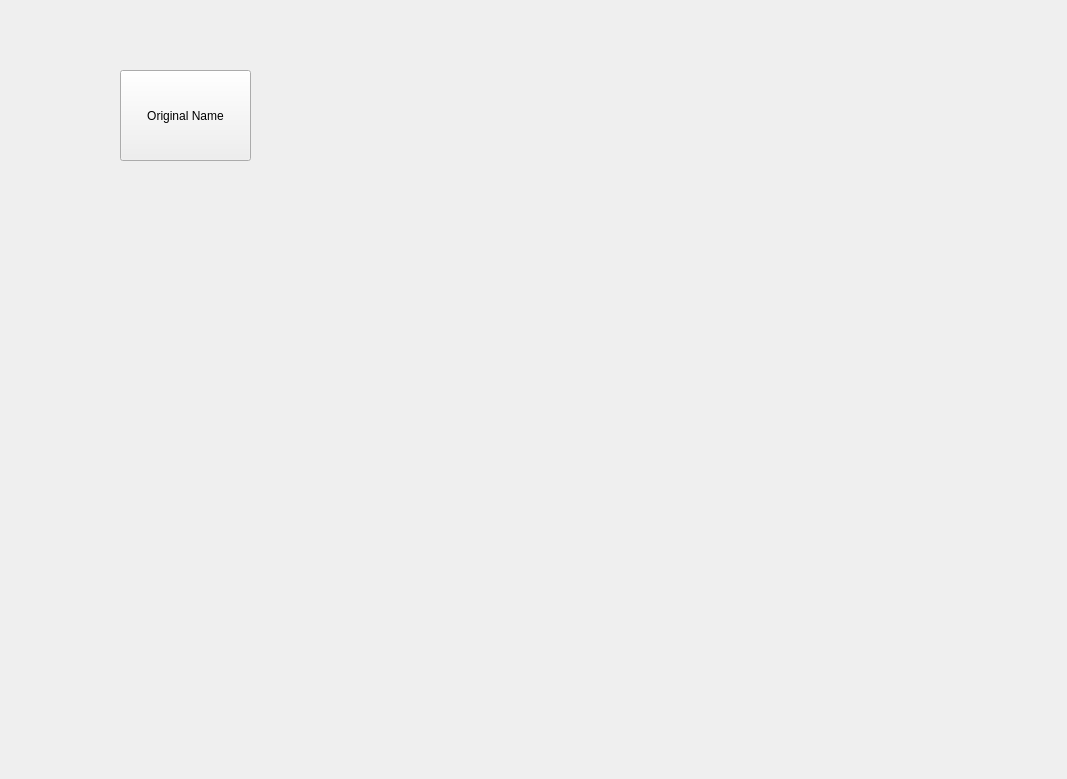
<?xml version="1.0" encoding="UTF-8"?>
<ui version="4.0">
 <class>Form</class>
 <widget class="QWidget" name="Form">
  <property name="geometry">
   <rect>
    <x>0</x>
    <y>0</y>
    <width>1067</width>
    <height>779</height>
   </rect>
  </property>
  <property name="windowTitle">
   <string>Form</string>
  </property>
  <widget class="QPushButton" name="FirstTopic">
   <property name="geometry">
    <rect>
     <x>120</x>
     <y>70</y>
     <width>131</width>
     <height>91</height>
    </rect>
   </property>
   <property name="styleSheet">
    <string notr="true">background-color: rgb(138, 226, 52);

QPushButton {
    color: #333;
    border: 2px solid #555;
    border-radius: 20px;
    border-style: outset;
    background: qradialgradient(
        cx: 0.3, cy: -0.4, fx: 0.3, fy: -0.4,
        radius: 1.35, stop: 0 #fff, stop: 1 #888
        );
    padding: 5px;
    }

QPushButton:hover {
    background: qradialgradient(
        cx: 0.3, cy: -0.4, fx: 0.3, fy: -0.4,
        radius: 1.35, stop: 0 #fff, stop: 1 #bbb
        );
    }

QPushButton:pressed {
    border-style: inset;
    background: qradialgradient(
        cx: 0.4, cy: -0.1, fx: 0.4, fy: -0.1,
        radius: 1.35, stop: 0 #fff, stop: 1 #ddd
        );
    }</string>
   </property>
   <property name="text">
    <string>Original Name</string>
   </property>
  </widget>
 </widget>
 <resources/>
 <connections/>
</ui>
